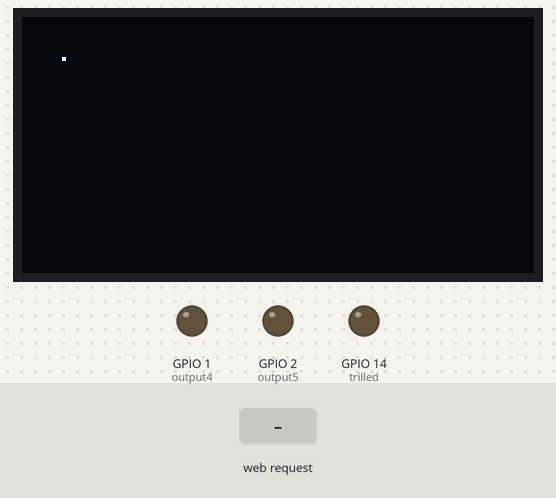
A sketch run on a simulated ESP8266 (NodeMCU). Parts: 128×64 one-colour display, output pins drawn as LEDs (lit = HIGH). The inputs (shaded band) are chosen by the test bench. WiFi joins after 1.5 s; servers stay silent unless stated; the display library's start-up logo is not drawn; pins used as bus, display or sensor lines are not drawn; what the sketch prints to the serial monitor is not drawn.

Above: at 8.7 s.
8.8 s: HTTP request GET /4/on received
At 10.0 s:
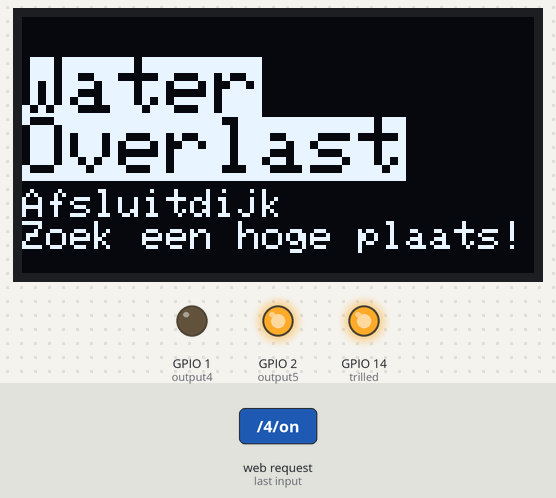
10.3 s: HTTP request GET /3/on received
At 11.2 s:
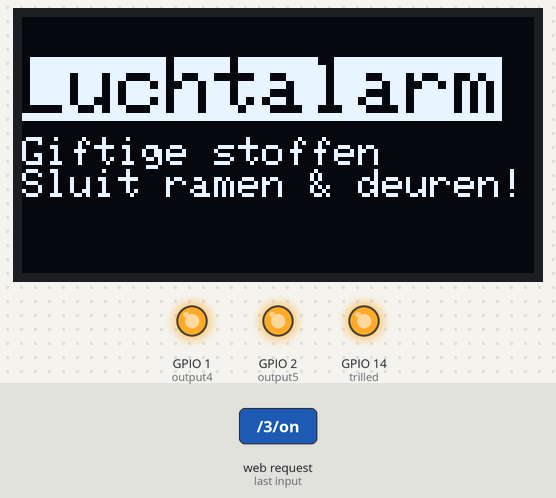
11.8 s: HTTP request GET /5/on received
At 12.3 s:
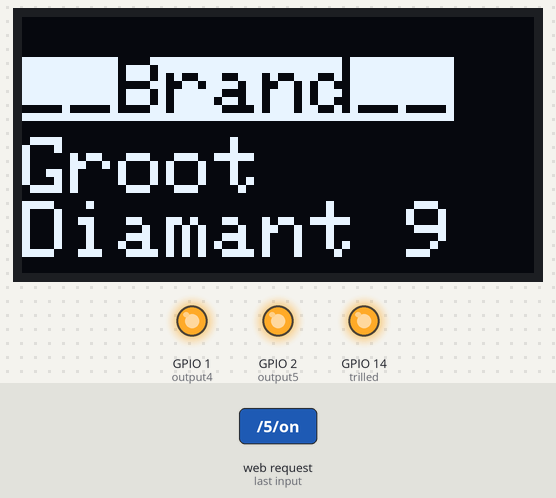
13.3 s: HTTP request GET /4/off received
At 14.0 s:
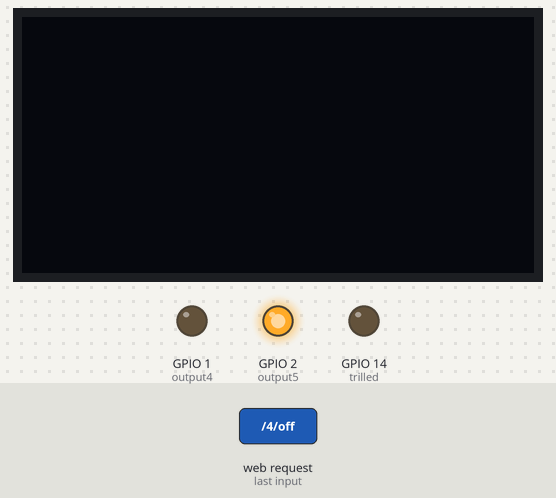
14.8 s: HTTP request GET /4/on received
At 15.8 s:
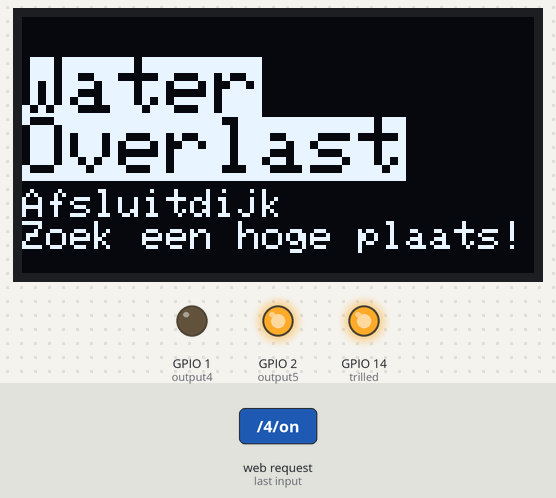
16.3 s: HTTP request GET /5/off received
At 17.4 s:
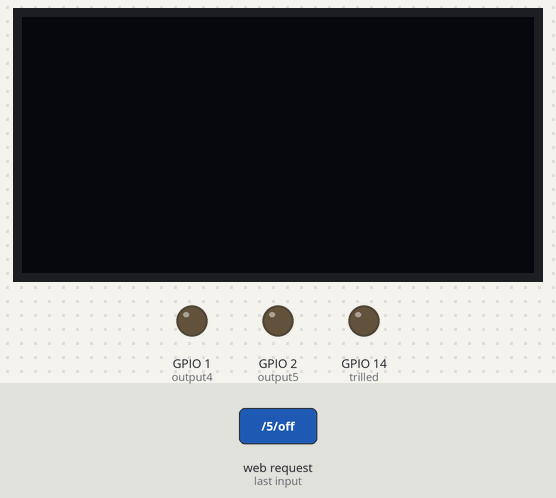
Timing chart, 0 to 18.8 s (numbered marks = the images above; inputs shaded):
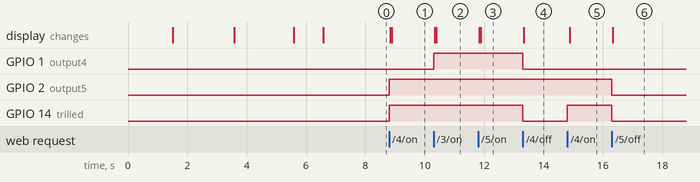

Measured:
- after the input at 8.8 s, GPIO 2 (output5), GPIO 14 (trilled): LOW → HIGH at once; the display: first changes at once (image 1 shows a later state)
- after the input at 10.3 s, GPIO 1 (output4): LOW → HIGH at once; the display: first changes at once (image 2 shows a later state)
- after the input at 11.8 s, the display: first changes at once (image 3 shows a later state)
- after the input at 13.3 s, GPIO 1 (output4), GPIO 14 (trilled): HIGH → LOW at once; the display: changes at once (image 4)
- after the input at 14.8 s, GPIO 14 (trilled): LOW → HIGH at once; the display: changes after 0.08 s (image 5)
- after the input at 16.3 s, GPIO 2 (output5), GPIO 14 (trilled): HIGH → LOW at once; the display: changes at once (image 6)

The sketch:

alarm.ino
```cpp
#include <ESP8266WiFi.h>

// Replace with your network credentials
const char* ssid     = "Alarm";
const char* password = "alarm123";

// Set web server port number to 80
WiFiServer server(80);

// Variable to store the HTTP request
String header;

// Auxiliar variables to store the current output state
String output5State = "off";
String output4State = "off";
String output3State = "off";
// Assign output variables to GPIO pins
const int output5 = 2;
const int output4 = 1;
const int trilled = 14;
const int power = 15;

// Current time
unsigned long currentTime = millis();
// Previous time
unsigned long previousTime = 0;
// Define timeout time in milliseconds (example: 2000ms = 2s)
const long timeoutTime = 2000;

#include <SPI.h>
#include <Wire.h>
#include <Adafruit_GFX.h>
#include <Adafruit_SSD1306.h>
  #include <Fonts\FreeMono24pt7b.h>
#define SCREEN_WIDTH 128 // OLED display width, in pixels
#define SCREEN_HEIGHT 64 // OLED display height, in pixels

// Declaration for an SSD1306 display connected to I2C (SDA, SCL pins)
#define OLED_RESET     -1 // Reset pin # (or -1 if sharing Arduino reset pin)
Adafruit_SSD1306 display(SCREEN_WIDTH, SCREEN_HEIGHT, &Wire, OLED_RESET);

#define NUMFLAKES     10 // Number of snowflakes in the animation example

#define LOGO_HEIGHT   16
#define LOGO_WIDTH    16
static const unsigned char PROGMEM logo_bmp[] =
{ B00000000, B11000000,
  B00000001, B11000000,
  B00000001, B11000000,
  B00000011, B11100000,
  B11110011, B11100000,
  B11111110, B11111000,
  B01111110, B11111111,
  B00110011, B10011111,
  B00011111, B11111100,
  B00001101, B01110000,
  B00011011, B10100000,
  B00111111, B11100000,
  B00111111, B11110000,
  B01111100, B11110000,
  B01110000, B01110000,
  B00000000, B00110000 };


void setup() {
  Serial.begin(115200);
  // Initialize the output variables as outputs
  pinMode(output5, OUTPUT);
  pinMode(output4, OUTPUT);
    pinMode(trilled, OUTPUT);
      pinMode(power, OUTPUT);
  // Set outputs to LOW
  digitalWrite(output5, LOW);
  digitalWrite(output4, LOW);
  digitalWrite(trilled, LOW);
    digitalWrite(power, HIGH);
  // Connect to Wi-Fi network with SSID and password
  Serial.print("Connecting to ");
  Serial.println(ssid);
  WiFi.begin(ssid, password);
  while (WiFi.status() != WL_CONNECTED) {
    delay(500);
    Serial.print(".");
  }
  // Print local IP address and start web server
  Serial.println("");
  Serial.println("WiFi connected.");
  Serial.println("IP address: ");
  Serial.println(WiFi.localIP());
  server.begin();
  Serial.begin(9600);

  // SSD1306_SWITCHCAPVCC = generate display voltage from 3.3V internally
  if(!display.begin(SSD1306_SWITCHCAPVCC, 0x3C)) { // Address 0x3D for 128x64
    Serial.println(F("SSD1306 allocation failed"));
    for(;;); // Don't proceed, loop forever
  }

  display.display();
  delay(2000);
  display.clearDisplay();
  display.drawPixel(10, 10, SSD1306_WHITE);
  display.display();
  delay(2000);
  display.invertDisplay(true);
  delay(1000);
  display.invertDisplay(false);
  delay(1000);

   display.clearDisplay();
}
void brand(){
  digitalWrite(trilled, HIGH);

   display.clearDisplay();
    display.display();
              display.setTextColor(BLACK, WHITE);
  display.setTextSize(2);
  display.setCursor(0, 10);

  display.println("__Brand__");
   display.display();
  display.setTextColor(WHITE);
   display.setTextSize(2);
  display.setCursor(0, 30);
   display.println("Groot");
   display.println("Diamant 9");

  display.display();
}
void overstroming(){
  digitalWrite(trilled, HIGH);
   display.clearDisplay();
    display.display();
              display.setTextColor(BLACK, WHITE);
  display.setTextSize(2);
  display.setCursor(0, 10);

  display.println("Water");
display.setCursor(0, 25);
  display.println("Overlast");
   display.display();
  display.setTextColor(WHITE);
   display.setTextSize(1);
  display.setCursor(0, 43);
   display.println("Afsluitdijk");

   display.println("Zoek een hoge plaats!");

  display.display();
}

void luchtalarm(){
  digitalWrite(trilled, HIGH);
   display.clearDisplay();
    display.display();
              display.setTextColor(BLACK, WHITE);
  display.setTextSize(2);
  display.setCursor(0, 10);
  display.println("Luchtalarm");
   display.display();
  display.setTextColor(WHITE);
   display.setTextSize(1);
  display.setCursor(0, 30);
   display.println("Giftige stoffen");

   display.println("Sluit ramen & deuren!");

  display.display();
}
void loop(){
    digitalWrite(power, HIGH);
  WiFiClient client = server.available();   // Listen for incoming clients

  if (client) {                             // If a new client connects,
    Serial.println("New Client.");          // print a message out in the serial port
    String currentLine = "";                // make a String to hold incoming data from the client
    currentTime = millis();
    previousTime = currentTime;
    while (client.connected() && currentTime - previousTime <= timeoutTime) { // loop while the client's connected
      currentTime = millis();
      if (client.available()) {             // if there's bytes to read from the client,
        char c = client.read();             // read a byte, then
        Serial.write(c);                    // print it out the serial monitor
        header += c;
        if (c == '\n') {                    // if the byte is a newline character
          // if the current line is blank, you got two newline characters in a row.
          // that's the end of the client HTTP request, so send a response:
          if (currentLine.length() == 0) {
            // HTTP headers always start with a response code (e.g. HTTP/1.1 200 OK)
            // and a content-type so the client knows what's coming, then a blank line:
            client.println("HTTP/1.1 200 OK");
            client.println("Content-type:text/html");
            client.println("Connection: close");
            client.println();

             if (header.indexOf("GET /4/on") >= 0) {
              Serial.println("GPIO 4 on");
              output4State = "on";
              digitalWrite(output5, HIGH);
overstroming();
            }
            if (header.indexOf("GET /4/off") >= 0) {
              Serial.println("GPIO 4 off");
              output4State = "off";
              digitalWrite(output4, LOW);
                digitalWrite(trilled, LOW);
                  display.clearDisplay();
    display.display();
            }
            // turns the GPIOs on and off
            if (header.indexOf("GET /5/on") >= 0) {
              Serial.println("GPIO 5 on");
              output5State = "on";
              digitalWrite(output5, HIGH);

brand();

            }  if (header.indexOf("GET /5/off") >= 0) {
              Serial.println("GPIO 5 off");
              output5State = "off";
              digitalWrite(output5, LOW);
               digitalWrite(trilled, LOW);
                  display.clearDisplay();
    display.display();
            }

            if (header.indexOf("GET /3/on") >= 0) {
              Serial.println("GPIO 3 on");
              output3State = "on";
              digitalWrite(output4, HIGH);
              luchtalarm();
            }
            if (header.indexOf("GET /3/off") >= 0) {
              Serial.println("GPIO 3 off");
              output3State = "off";
              digitalWrite(output4, LOW);
                digitalWrite(trilled, LOW);
                display.clearDisplay();
    display.display();
            }

            // Display the HTML web page
            client.println("<!DOCTYPE html><html>");
            client.println("<head><meta name=\"viewport\" content=\"width=device-width, initial-scale=1\">");
            client.println("<link rel=\"icon\" href=\"data:,\">");
            // CSS to style the on/off buttons
            // Feel free to change the background-color and font-size attributes to fit your preferences
            client.println("<style>h1 { margin-top:0;  padding-top: 10px; padding-bottom: 0px;}  body {margin: 0px; padding: 0px; padding-top: 0px;} html { font-family: Helvetica; display: inline-block; margin: 0px auto; text-align: center;}");
            client.println(".button {border: none; color: white; padding: 16px 40px; width: 75%; box-shadow: 0 4px 8px 0 rgba(0, 0, 0, 0.2), 0 6px 20px 0 rgba(0, 0, 0, 0.19);");
            client.println("text-decoration: none; font-size: 30px; margin: 2px; cursor: pointer;}");
            client.println(".buttondisabled {background-color: #CCD1D1;}");
            client.println(".button2 {background-color: #E74C3C;}");
            client.println(".button3 {background-color: #EF6C00;}");
            client.println(".button4 {background-color: #03A9F4;}");
            client.println(".hoofd {box-shadow: 0 4px 8px 0 rgba(0, 0, 0, 0.2), 0 6px 20px 0 rgba(0, 0, 0, 0.19); color: white; background-color: #27AE60; width: 100%; heigth: 15%; margin: 0px; padding: 0px; border-bottom: 3px solid #1E8449; text-align: center; }");
            client.println(".button5 {background-color: #7E57C2;}</style></head>");
            // Web Page Heading
            client.println("<body><div class=\"hoofd\"><h1>NLT Alarm</h1><h5>Het alarm voor slechthorende.</h5></div>");
            if(output5State=="on") {
            client.println("<h4>Huidig alarm: Brand</h4>");
            } if(output4State=="on") {
              client.println("<h4>Huidig alarm: Overstroming</h4>");
            }
              if(output3State=="on") {
               client.println("<h4>Huidig alarm: Luchtalarm</h4>");
              }
              if(output3State=="off" && output4State=="off" && output5State=="off") {client.println("<h4>Geen alarmen ingeschakelt</h4>");}
             // If the output4State is off, it displays the ON button
            if(output3State=="on" || output4State=="on") {
              client.println("<p>Brand - Disabled</p>");
              client.println("<p><a href=\"/5/off\"><button class=\"button buttondisabled\" disabled>Disabled</button></a></p>");
            }
           else
            if (output5State=="off") {
              client.println("<p>Brand - " + output5State + "</p>");
              client.println("<p><a href=\"/5/on\"><button class=\"button button3\">Brand</button></a></p>");
            }
            else {
              client.println("<p>Brand - " + output5State + "</p>");
              client.println("<p><a href=\"/5/off\"><button class=\"button button2\">OFF</button></a></p>");
            }


            // If the output4State is off, it displays the ON button
            if(output3State=="on" || output5State=="on") {
              client.println("<p>Overstroming - Disabled</p>");
              client.println("<p><a href=\"/4/off\"><button class=\"button buttondisabled\" disabled>Disabled</button></a></p>");
            }
           else
            if (output4State=="off") {
              client.println("<p>Overstroming - " + output4State + "</p>");
              client.println("<p><a href=\"/4/on\"><button class=\"button button4\">Overstroming</button></a></p>");
            }
            else {
              client.println("<p>Overstroming - " + output4State + "</p>");
              client.println("<p><a href=\"/4/off\"><button class=\"button button2\">OFF</button></a></p>");
            }

           // If the output4State is off, it displays the ON button
            if(output4State=="on" || output5State=="on") {
              client.println("<p>Luchtalarm - Disabled</p>");
              client.println("<p><a href=\"/3/off\"><button class=\"button buttondisabled\" disabled>Disabled</button></a></p>");
            }
           else
            if (output3State=="off") {
              client.println("<p>Luchtalarm - " + output3State + "</p>");
              client.println("<p><a href=\"/3/on\"><button class=\"button button5\">Luchtalarm</button></a></p>");
            }
            else {
              client.println("<p>Luchtalarm - " + output3State + "</p>");
              client.println("<p><a href=\"/3/off\"><button class=\"button button2\">OFF</button></a></p>");
            }
client.println("<h5 style=\"color:black; position: absolute; right: 10px; bottom: 3px;\">Daan Kentrop | 2020</h5>");
            client.println("</body></html>");

            // The HTTP response ends with another blank line
            client.println();
            // Break out of the while loop
            break;
          } else { // if you got a newline, then clear currentLine
            currentLine = "";
          }
        } else if (c != '\r') {  // if you got anything else but a carriage return character,
          currentLine += c;      // add it to the end of the currentLine
        }
      }
    }
    // Clear the header variable
    header = "";
    // Close the connection
    client.stop();
    Serial.println("Client disconnected.");
    Serial.println("");
  }
}
```
